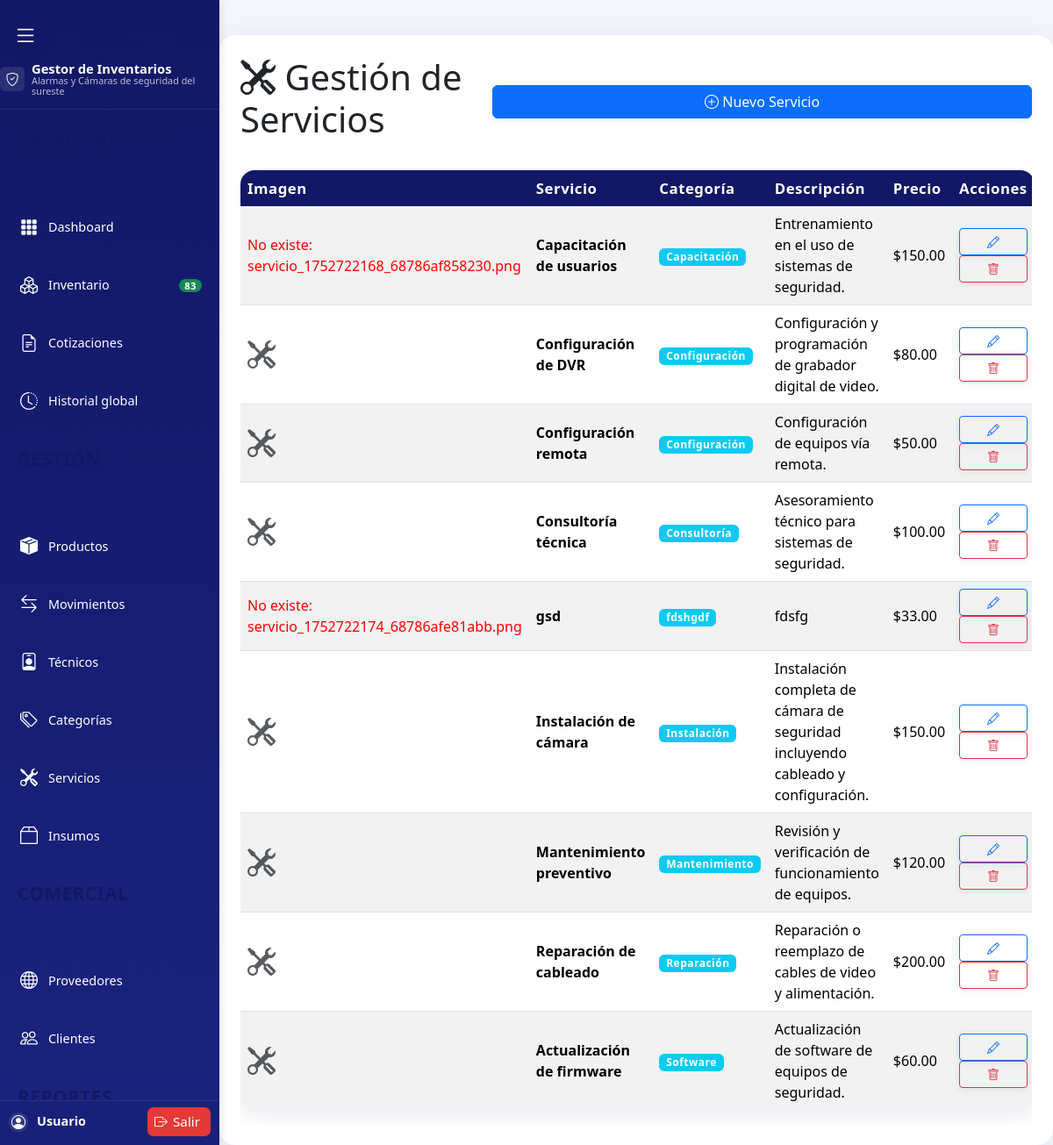
/servicios/index.php (signed in), run on the app's committed database.
### tables this page shows
CREATE TABLE `servicios` (
  `servicio_id` int(11) NOT NULL,
  `nombre` varchar(100) NOT NULL,
  `descripcion` text DEFAULT NULL,
  `categoria` varchar(50) DEFAULT NULL,
  `precio` decimal(10,2) NOT NULL,
  `imagen` varchar(255) DEFAULT NULL,
  `is_active` tinyint(1) DEFAULT 1,
  `created_at` timestamp NOT NULL DEFAULT current_timestamp(),
  `updated_at` timestamp NOT NULL DEFAULT current_timestamp() ON UPDATE current_timestamp()
);

### servicios/index.php (the view, shortened to what this page needs)
<?php
require_once '../connection.php';
$servicios = $mysqli->query("SELECT * FROM servicios WHERE is_active = 1 ORDER BY categoria, nombre ASC");
?>
<!DOCTYPE html>
<html lang="es">
<head>
    <link rel="stylesheet" href="../assets/css/style.css">
    <link rel="stylesheet" href="https://cdn.jsdelivr.net/npm/bootstrap-icons@1.11.3/font/bootstrap-icons.css">
    <link href="https://cdn.jsdelivr.net/npm/bootstrap@5.3.2/dist/css/bootstrap.min.css" rel="stylesheet">
</head>
<body>
<?php include '../includes/sidebar.php'; ?>
<main class="main-content">
    <div class="d-flex justify-content-between align-items-center mb-4">
        <h1><i class="bi bi-tools"></i> Gestión de Servicios</h1>
        <button type="button" class="btn btn-primary" data-bs-toggle="modal" data-bs-target="#modalServicio">
            <i class="bi bi-plus-circle"></i> Nuevo Servicio
        </button>
    </div>
    <div class="table-responsive">
        <table class="table table-striped align-middle">
            <thead class="table-dark">
                <tr>
                    <th>Imagen</th>
                    <th>Servicio</th>
                    <th>Categoría</th>
                    <th>Descripción</th>
                    <th>Precio</th>
                    <th>Acciones</th>
                </tr>
            </thead>
            <tbody>
                <?php if ($servicios && $servicios->num_rows > 0): ?>
                    <?php while ($servicio = $servicios->fetch_assoc()): ?>
                        <tr>
                            <td>
                                <?php
                                $img_path = '../uploads/services/' . $servicio['imagen'];
                                if ($servicio['imagen']) {
                                    if (file_exists($img_path)) {
                                        echo '<img src="' . $img_path . '" alt="Imagen servicio" class="servicio-imagen">';
                                    } else {
                                        echo '<span style="color:red">No existe: ' . htmlspecialchars($servicio['imagen']) . '</span>';
                                    }
                                } else {
                                    echo '<i class="bi bi-tools text-muted" style="font-size: 2rem;"></i>';
                                }
                                ?>
                            </td>
                            <td><strong><?= htmlspecialchars($servicio['nombre']) ?></strong></td>
                            <td>
                                <span class="badge bg-info"><?= htmlspecialchars($servicio['categoria'] ?: 'Sin categoría') ?></span>
                            </td>
                            <td><?= htmlspecialchars($servicio['descripcion'] ?: '-') ?></td>
                            <td>$<?= number_format($servicio['precio'], 2) ?></td>
                            <td>
                                <button type="button" class="btn btn-sm btn-outline-primary" onclick="editarServicio(<?= $servicio['servicio_id'] ?>, '<?= htmlspecialchars($servicio['nombre']) ?>', '<?= htmlspecialchars($servicio['descripcion']) ?>', '<?= htmlspecialchars($servicio['categoria']) ?>', <?= $servicio['precio'] ?>, '<?= htmlspecialchars($servicio['imagen']) ?>')">
                                    <i class="bi bi-pencil"></i>
                                </button>
                                <button type="button" class="btn btn-sm btn-outline-danger" onclick="eliminarServicio(<?= $servicio['servicio_id'] ?>, '<?= htmlspecialchars($servicio['nombre']) ?>')">
                                    <i class="bi bi-trash"></i>
                                </button>
                            </td>
                        </tr>
                    <?php endwhile; ?>
                <?php endif; ?>
            </tbody>
        </table>
    </div>
</main>
</body>
</html>

### assets/css/style.css (style rules this page uses)
* { margin: 0; padding: 0; box-sizing: border-box; }
body { font-family: 'Montserrat', 'Segoe UI', Tahoma, Geneva, Verdana, sans-serif; background-color: #f4f6fb; color: #232a7c; line-height: 1.6; display: flex; min-height: 100vh; }
.main-content { margin-left: 250px; margin-top: 0; width: calc(100% - 250px); padding: 32px 32px 24px 32px; transition: margin-left 0.25s cubic-bezier(.4,2,.6,1), width 0.25s cubic-bezier(.4,2,.6,1); box-sizing: border-box; }
button { width: 100%; margin-top: 22px; padding: 12px; background-color: #121866; color: #fff; border: none; border-radius: 7px; font-size: 17px; font-weight: 600; cursor: pointer; box-shadow: 0 2px 8px rgba(18,24,102,0.08); transition: background-color 0.2s, box-shadow 0.2s; }
table { width: 100%; border-collapse: separate; border-spacing: 0; margin-top: 2px; background: #fff; border-radius: 16px; overflow: hidden; box-shadow: 0 4px 24px rgba(18,24,102,0.10); font-size: 1rem; }
th, td { padding: 14px 12px; border-bottom: 1px solid #e3e6f0; text-align: left; vertical-align: middle; }
.table thead th, thead th { background: #121866 !important; color: #fff !important; font-weight: 700; font-size: 1.05rem; border: none; letter-spacing: 0.5px; }
tr:last-child td { border-bottom: none; }
tbody tr:nth-child(even) { background: #f7f9fc; }
.badge { font-size: 0.95rem; border-radius: 8px; padding: 6px 14px; font-weight: 600; letter-spacing: 0.5px; }
.badge.bg-info { background: #00bcd4; color: #fff; }

### servicios/index.php (style rules this page uses)
body { background: #f4f6fb; }
.main-content { background: #fff; border-radius: 18px; box-shadow: 0 4px 32px rgba(18,24,102,0.07); margin-top: 40px; margin-left: 250px; padding: 24px; width: calc(100vw - 250px); box-sizing: border-box; }

### data on the page
servicios: imagen "servicio_1752722168_68786af858230.png", nombre "Capacitación de usuarios", categoria "Capacitación", descripcion "Entrenamiento en el uso de sistemas de seguridad.", precio "150.00"
servicios: nombre "Configuración de DVR", categoria "Configuración", descripcion "Configuración y programación de grabador digital de video.", precio "80.00"
servicios: nombre "Configuración remota", categoria "Configuración", descripcion "Configuración de equipos vía remota.", precio "50.00"
servicios: nombre "Consultoría técnica", categoria "Consultoría", descripcion "Asesoramiento técnico para sistemas de seguridad.", precio "100.00"
servicios: imagen "servicio_1752722174_68786afe81abb.png", nombre "gsd", categoria "fdshgdf", descripcion "fdsfg", precio "33.00"
servicios: nombre "Instalación de cámara", categoria "Instalación", descripcion "Instalación completa de cámara de seguridad incluyendo cableado y configuración.", precio "150.00"
servicios: nombre "Mantenimiento preventivo", categoria "Mantenimiento", descripcion "Revisión y verificación de funcionamiento de equipos.", precio "120.00"
servicios: nombre "Reparación de cableado", categoria "Reparación", descripcion "Reparación o reemplazo de cables de video y alimentación.", precio "200.00"
servicios: nombre "Actualización de firmware", categoria "Software", descripcion "Actualización de software de equipos de seguridad.", precio "60.00"

### other printed values
$total_products "83"
